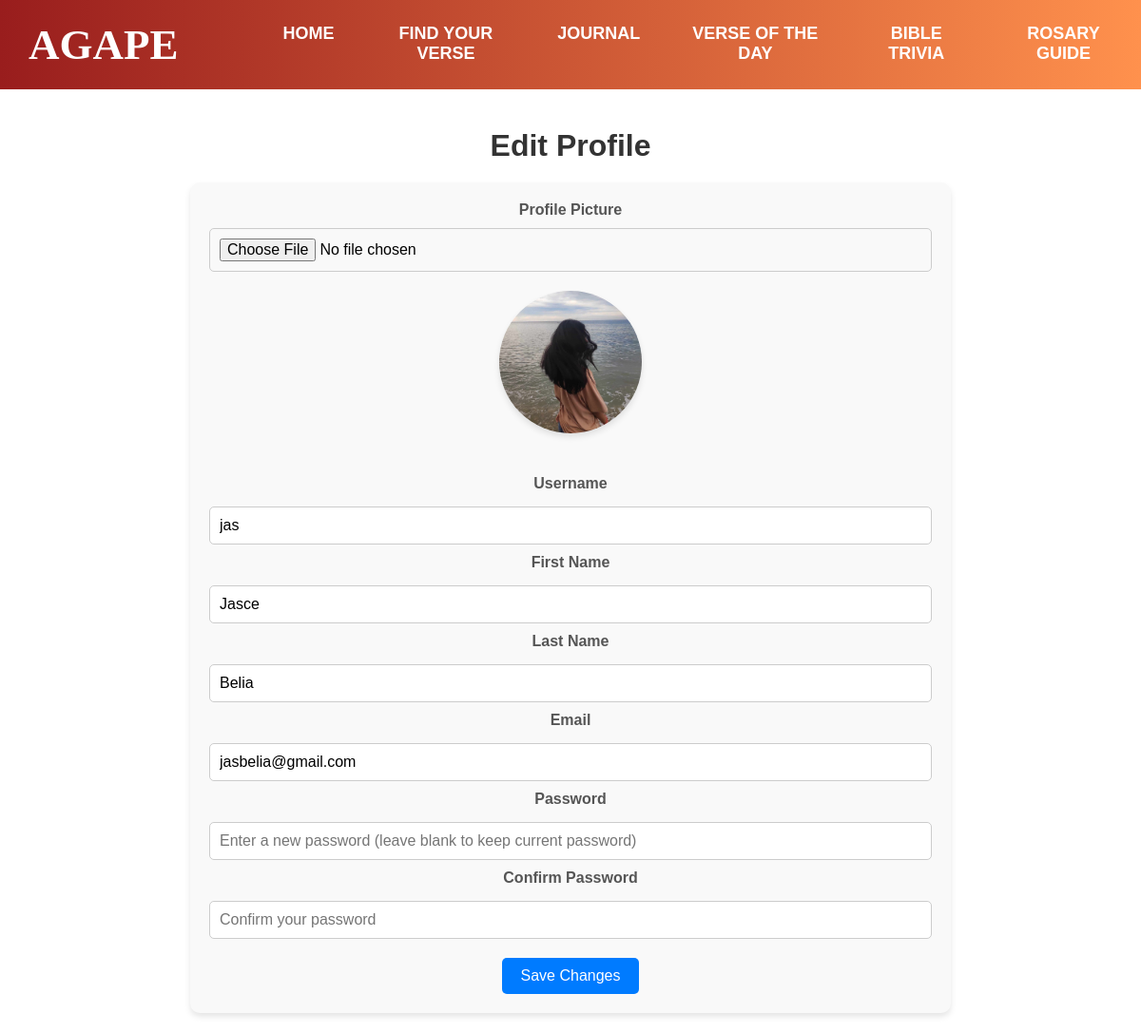
Screenshot of /editProfile/ (signed in) with the database file from the repository.
### myapp/models.py (models this page shows, shortened)
class Profile(models.Model):
    user = models.OneToOneField(User, on_delete=models.CASCADE)
    profile_picture = models.ImageField(upload_to='profile_pictures/', blank=True, null=True,default='../profile_pictures/account.png')

### myapp/views.py (the view, shortened to what this page needs)
# urls.py: path('editProfile/', views.edit_profile, name='editProfile'),
@login_required
def edit_profile(request):
    profile, created = Profile.objects.get_or_create(user=request.user)
    return render(request, 'html/editProfile.html', {'profile': profile})

### myapp/context_processors.py (called while the page is built)
def profile_picture_processor(request):
    if request.user.is_authenticated:
        try:
            profile = Profile.objects.get(user=request.user)
            return {'profile_picture_url': profile.profile_picture.url}
        except Profile.DoesNotExist:
            return {'profile_picture_url': None}
    return {'profile_picture_url': None}

### templates/html/editProfile.html (shortened to what this page needs)
<!DOCTYPE html>
{% load static %}
<html>
    <head>
        <link rel="stylesheet" href="{% static 'css/moodverse.css' %}">
        <link
            rel="stylesheet"
            href="https://cdnjs.cloudflare.com/ajax/libs/font-awesome/6.4.2/css/all.min.css"
            />
            <link rel="stylesheet" href="https://cdnjs.cloudflare.com/ajax/libs/font-awesome/6.0.0-beta3/css/all.min.css">
            <link rel="stylesheet" href="{% static 'css/editProfile.css' %}">
    </head>
    <body>
            <div class="header">
                <span class="title">AGAPE</span>
                <nav class="menu">
                  <a href="{% url 'landing' %}">HOME</a>
                  <a href="{% url 'findyourverse' %}">FIND YOUR VERSE</a>
                  <a href="{% url 'journal' %}">JOURNAL</a>
                  <a href="{% url 'dailyverse' %}">VERSE OF THE DAY</a>
                  <a href="{% url 'bibleTrivia' %}">BIBLE TRIVIA</a>
                  <a href="{% url 'rosaryguide' %}">ROSARY GUIDE</a>
                </nav>
            </div>
            <div class="main-contents">
                <h1>Edit Profile</h1>
                <div class="edit-profile-container">
                    <form action="{% url 'editProfile' %}" method="POST" enctype="multipart/form-data">
                        <div class="profile-picture-section">
                            <label for="profile-picture">Profile Picture</label>
                            <input type="file" id="profile-picture" name="profile_picture" accept="image/*">
                            {% if profile.profile_picture %}
                            <img src="{{ profile.profile_picture.url }}"  id="current-picture">
                            {% else %}
                            <img src="{% static default_picture_url %}" alt="Default Profile Picture" id="current-picture">
                            {% endif %}
                        </div>
                        <div class="input-fields">
                            <label for="username">Username</label>
                            <input type="text" id="username" name="username" value="{{ profile.user.username }}" required>
                            <label for="first-name">First Name</label>
                            <input type="text" id="first-name" name="first_name" value="{{ profile.user.first_name }}">
                            <label for="last-name">Last Name</label>
                            <input type="text" id="last-name" name="last_name" value="{{ profile.user.last_name }}">
                            <label for="email">Email</label>
                            <input type="email" id="email" name="email" value="{{ profile.user.email }}" required>
                            <label for="password">Password</label>
                            <input type="password" id="password" name="password" placeholder="Enter a new password (leave blank to keep current password)">
                            <label for="confirm-password">Confirm Password</label>
                            <input type="password" id="confirm-password" name="confirm_password" placeholder="Confirm your password">
                        </div>
                        <div class="submit-section">
                            <button type="submit" class="save-btn">Save Changes</button>
                        </div>
                    </form>
                </div>
            </div>
    </body>
</html>

### static/css/moodverse.css (style rules this page uses)
body { font-family: Arial, sans-serif; margin: 0; padding: 0; color: white; text-align: center; }
.header { background: linear-gradient(90deg, #991D1D, #FF914D); color: white; padding: 15px; display: flex; align-items: center; position: relative; z-index: 2; font-weight: bold; }
.title { font-size: 45px; font-weight: bold; margin-right: auto; margin-left: 15px; font-family: 'Roblox'; }
.menu { display: flex; gap: 30px; margin-left: 100px; }
.menu a { color: white; text-decoration: none; font-size: 18px; padding: 10px; border-bottom: 2px solid transparent; transition: border-bottom 0.3s; }

### static/css/editProfile.css (style rules this page uses)
.main-contents { padding: 20px; max-width: 800px; margin: 0 auto; font-family: 'Century Gothic', sans-serif; }
.edit-profile-container { background-color: #f9f9f9; padding: 20px; border-radius: 10px; box-shadow: 0 4px 6px rgba(0, 0, 0, 0.1); }
h1 { text-align: center; margin-bottom: 20px; font-size: 2em; color: #333; }
form { display: flex; flex-direction: column; gap: 20px; }
.profile-picture-section { text-align: center; margin-bottom: 20px; }
.profile-picture-section img { width: 150px; height: 150px; border-radius: 50%; margin-top: 10px; object-fit: cover; box-shadow: 0 4px 6px rgba(0, 0, 0, 0.1); }
.profile-picture-section input { color: black; display: block; margin: 10px auto; }
.input-fields { display: flex; flex-direction: column; gap: 10px; }
label { font-weight: bold; margin-bottom: 5px; color: #555; }
input, select { padding: 10px; font-size: 1em; border: 1px solid #ccc; border-radius: 5px; width: 100%; box-sizing: border-box; }
.submit-section { text-align: center; }
.save-btn { background-color: #007BFF; color: #fff; border: none; padding: 10px 20px; border-radius: 5px; font-size: 1em; cursor: pointer; transition: background-color 0.3s ease; }

### rows the page displays
Profile: profile_picture (picture), username "jas", first_name "Jasce", last_name "Belia", email "jasbelia@gmail.com"
